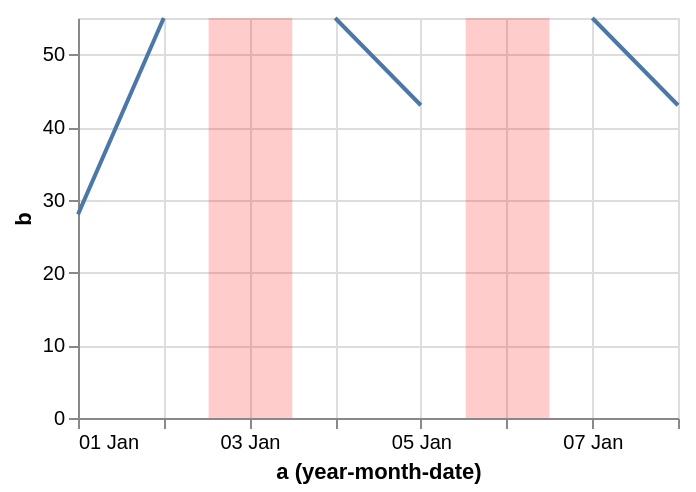

Describe this chart as a Vega-Lite specification.
### Vega specification from a JSON file in a GitHub repository (floating-point values rounded to 4 significant figures)
{"$schema": "https://vega.github.io/schema/vega/v5.json", "background": "white", "padding": 5, "width": 300, "height": 200, "style": "cell", "data": [{"name": "source_0", "values": [{"a": "Jan 1, 2000", "b": 28}, {"a": "Jan 2, 2000", "b": 55}, {"a": "Jan 3, 2000", "b": null}, {"a": "Jan 4, 2000", "b": 55}, {"a": "Jan 5, 2000", "b": 43}, {"a": "Jan 6, 2000", "b": null}, {"a": "Jan 7, 2000", "b": 55}, {"a": "Jan 8, 2000", "b": 43}]}, {"name": "data_0", "source": "source_0", "transform": [{"type": "formula", "expr": "toDate(datum[\"a\"])", "as": "a"}]}, {"name": "data_1", "source": "data_0", "transform": [{"field": "a", "type": "timeunit", "units": ["year", "month", "date"], "as": ["yearmonthdate_a", "yearmonthdate_a_end"]}]}, {"name": "data_2", "source": "data_0", "transform": [{"type": "filter", "expr": "datum.b === null"}, {"field": "a", "type": "timeunit", "units": ["year", "month", "date"], "as": ["yearmonthdate_a", "yearmonthdate_a_end"]}, {"type": "formula", "expr": "0.5 * timeOffset('date', datum['yearmonthdate_a'], -1) + 0.5 * datum['yearmonthdate_a']", "as": "yearmonthdate_a_offsetted_rect_start"}, {"type": "formula", "expr": "0.5 * datum['yearmonthdate_a'] + 0.5 * datum['yearmonthdate_a_end']", "as": "yearmonthdate_a_offsetted_rect_end"}, {"type": "filter", "expr": "(isDate(datum[\"yearmonthdate_a\"]) || (isValid(datum[\"yearmonthdate_a\"]) && isFinite(+datum[\"yearmonthdate_a\"])))"}]}], "marks": [{"name": "layer_0_marks", "type": "line", "style": ["line"], "sort": {"field": "x"}, "from": {"data": "data_1"}, "encode": {"update": {"stroke": {"value": "#4c78a8"}, "description": {"signal": "\"a (year-month-date): \" + (timeFormat(datum[\"yearmonthdate_a\"], '%d %b')) + \"; b: \" + (format(datum[\"b\"], \"\"))"}, "x": {"scale": "x", "field": "yearmonthdate_a"}, "y": {"scale": "y", "field": "b"}, "defined": {"signal": "isValid(datum[\"yearmonthdate_a\"]) && isFinite(+datum[\"yearmonthdate_a\"]) && isValid(datum[\"b\"]) && isFinite(+datum[\"b\"])"}}}}, {"name": "layer_1_marks", "type": "rect", "style": ["bar"], "from": {"data": "data_2"}, "encode": {"update": {"opacity": {"value": 0.2}, "fill": {"value": "red"}, "ariaRoleDescription": {"value": "bar"}, "description": {"signal": "\"a (year-month-date): \" + (timeFormat(datum[\"yearmonthdate_a\"], timeUnitSpecifier([\"year\",\"month\",\"date\"], {\"year-month\":\"%b %Y \",\"year-month-date\":\"%b %d, %Y \"})))"}, "x2": {"scale": "x", "field": "yearmonthdate_a_offsetted_rect_start", "offset": {"signal": "0.5 + (abs(scale(\"x\", datum[\"yearmonthdate_a_end\"]) - scale(\"x\", datum[\"yearmonthdate_a\"])) < 0.25 ? -0.5 * (0.25 - (abs(scale(\"x\", datum[\"yearmonthdate_a_end\"]) - scale(\"x\", datum[\"yearmonthdate_a\"])))) : 0.5)"}}, "x": {"scale": "x", "field": "yearmonthdate_a_offsetted_rect_end", "offset": {"signal": "0.5 + (abs(scale(\"x\", datum[\"yearmonthdate_a_end\"]) - scale(\"x\", datum[\"yearmonthdate_a\"])) < 0.25 ? 0.5 * (0.25 - (abs(scale(\"x\", datum[\"yearmonthdate_a_end\"]) - scale(\"x\", datum[\"yearmonthdate_a\"])))) : -0.5)"}}, "y": {"value": 0}, "y2": {"field": {"group": "height"}}}}}], "scales": [{"name": "x", "type": "time", "domain": {"fields": [{"data": "data_1", "field": "yearmonthdate_a"}, {"data": "data_2", "field": "yearmonthdate_a_offsetted_rect_start"}, {"data": "data_2", "field": "yearmonthdate_a_offsetted_rect_end"}]}, "range": [0, {"signal": "width"}]}, {"name": "y", "type": "linear", "domain": {"data": "data_1", "field": "b"}, "range": [{"signal": "height"}, 0], "nice": true, "zero": true}], "axes": [{"scale": "x", "orient": "bottom", "gridScale": "y", "grid": true, "tickCount": {"signal": "ceil(width/40)"}, "tickMinStep": {"signal": "datetime(2001, 0, 2, 0, 0, 0, 0) - datetime(2001, 0, 1, 0, 0, 0, 0)"}, "domain": false, "labels": false, "aria": false, "maxExtent": 0, "minExtent": 0, "ticks": false, "zindex": 0}, {"scale": "y", "orient": "left", "gridScale": "x", "grid": true, "tickCount": {"signal": "ceil(height/40)"}, "domain": false, "labels": false, "aria": false, "maxExtent": 0, "minExtent": 0, "ticks": false, "zindex": 0}, {"scale": "x", "orient": "bottom", "grid": false, "title": "a (year-month-date)", "format": "%d %b", "labelFlush": true, "labelOverlap": true, "tickCount": {"signal": "ceil(width/40)"}, "tickMinStep": {"signal": "datetime(2001, 0, 2, 0, 0, 0, 0) - datetime(2001, 0, 1, 0, 0, 0, 0)"}, "zindex": 0}, {"scale": "y", "orient": "left", "grid": false, "title": "b", "labelOverlap": true, "tickCount": {"signal": "ceil(height/40)"}, "zindex": 0}]}
